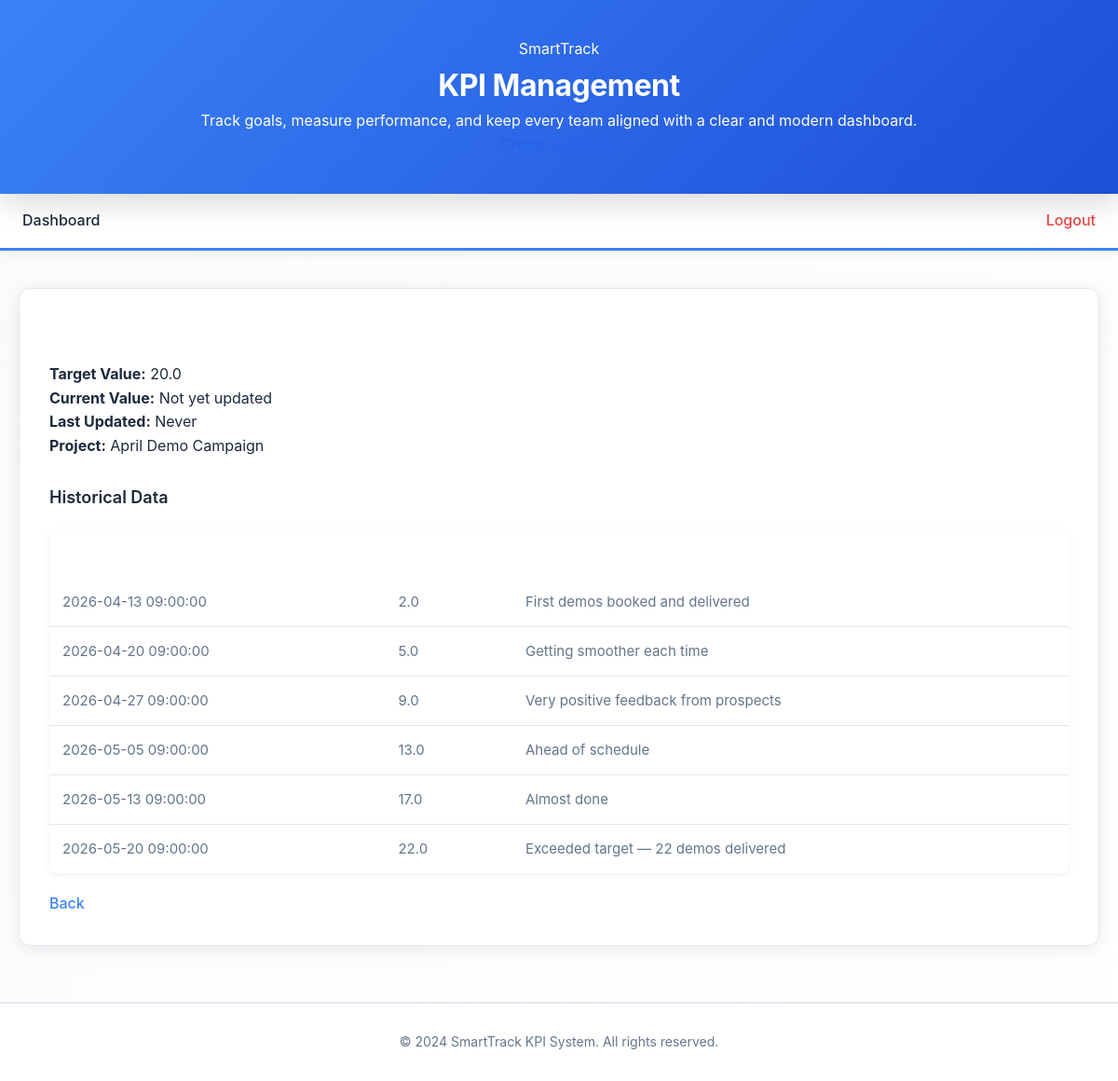
/manager/kpi/10 (signed in), run on the app's committed database.
### tables this page shows
CREATE TABLE kpis (
            id            INTEGER PRIMARY KEY AUTOINCREMENT,
            title         TEXT NOT NULL,
            description   TEXT,
            target_value  REAL NOT NULL,
            unit          TEXT NOT NULL,
            deadline      TEXT NOT NULL,
            created_by    INTEGER REFERENCES users(id),
            assigned_to   INTEGER REFERENCES users(id),
            project_id    INTEGER REFERENCES projects(id),
            department_id INTEGER REFERENCES departments(id),
            created_at    TEXT DEFAULT (datetime('now'))
        );

CREATE TABLE projects (
            id            INTEGER PRIMARY KEY AUTOINCREMENT,
            name          TEXT NOT NULL,
            description   TEXT,
            start_date    TEXT NOT NULL,
            end_date      TEXT NOT NULL,
            status        TEXT NOT NULL DEFAULT 'active'
                              CHECK(status IN ('active','completed','archived')),
            created_by    INTEGER REFERENCES users(id),
            department_id INTEGER REFERENCES departments(id),
            company_id    INTEGER NOT NULL REFERENCES companies(id),
            created_at    TEXT DEFAULT (datetime('now'))
        );

CREATE TABLE kpi_updates (
            id         INTEGER PRIMARY KEY AUTOINCREMENT,
            kpi_id     INTEGER REFERENCES kpis(id),
            value      REAL NOT NULL,
            note       TEXT,
            updated_at TEXT DEFAULT (datetime('now'))
        );

### models/app.py (the view)
@app.get("/manager/kpi/{kpi_id}", response_class=HTMLResponse)
def mgr_kpi_detail(request: Request, kpi_id: int):
    user = require_role(request, "manager")
    conn = get_conn()
    kpi = conn.execute(
        "SELECT k.*, u.full_name as assignee_name, p.name as project_name "
        "FROM kpis k "
        "JOIN users u ON k.assigned_to = u.id "
        "LEFT JOIN projects p ON k.project_id = p.id "
        "WHERE k.id=? AND k.department_id=?",
        (kpi_id, user["department_id"])
    ).fetchone()
    if not kpi:
        raise HTTPException(status_code=404)
    updates = conn.execute(
        "SELECT * FROM kpi_updates WHERE kpi_id=? ORDER BY updated_at", (kpi_id,)
    ).fetchall()
    conn.close()
    return templates.TemplateResponse("kpi_detail.html",
                                      {"request": request, "user": user,
                                       "kpi": kpi, "updates": updates})

### models/templates/kpi_detail.html (shortened to what this page needs)
{% extends "base.html" %}
{% block content %}
<div class="container">
    <p><strong>Target Value:</strong> {{ kpi['target_value'] }}</p>
    <p><strong>Current Value:</strong> {{ kpi['current_value'] or 'Not yet updated' }}</p>
    <p><strong>Last Updated:</strong> {{ kpi['last_updated'] or 'Never' }}</p>
    <p><strong>Project:</strong> {{ kpi['project_name'] }}</p>
    <h3>Historical Data</h3>
    {% if updates %}
    <table>
        <tr>
            <th>Date</th>
            <th>Value</th>
            <th>Note</th>
        </tr>
        {% for update in updates %}
        <tr>
            <td>{{ update['updated_at'] }}</td>
            <td>{{ update['value'] }}</td>
            <td>{{ update['note'] or '-' }}</td>
        </tr>
        {% endfor %}
    </table>
    {% else %}
    <p>No historical updates yet.</p>
    {% endif %}
    <p><a href="javascript:history.back()">Back</a></p>
</div>
{% endblock %}

### models/templates/base.html (shortened to what this page needs)
<!DOCTYPE html>
<html lang="en">
<head>
    <link rel="stylesheet" href="{{ url_for('static', path='style.css') }}?v=10">
</head>
<body class="{% block body_class %}{% endblock %}">
    {% set auth_paths = ['/', '/login', '/register', '/signup'] %}
    {% if request.url.path not in auth_paths %}
    <header class="app-header">
        <div class="header-inner">
            <div>
                <span class="brand-tag">SmartTrack</span>
                <h1>KPI Management</h1>
                <p class="header-copy">Track goals, measure performance, and keep every team aligned with a clear and modern dashboard.</p>
            </div>
            <div class="header-cta">
                <a href="/register" class="btn btn-outline">Create company</a>
            </div>
        </div>
    </header>
    {% if request.session.get('user_id') %}
    <nav>
        <a href="/{% if user %}{{ user['role'] }}{% endif %}/dashboard">Dashboard</a>
        <a href="/logout" style="float: right;">Logout</a>
    </nav>
    {% endif %}
    {% endif %}
    <main>
        {% block content %}{% endblock %}
    </main>
    <footer>
        <p>&copy; 2024 SmartTrack KPI System. All rights reserved.</p>
    </footer>
</body>
</html>

### models/static/style.css (style rules this page uses)
:root { --primary: #3b82f6; --primary-dark: #1d4ed8; --primary-light: #60a5fa; --secondary: #1e293b; --accent: #f59e0b; --success: #10b981; --danger: #ef4444; --warning: #f59e0b; --light-bg: #f8fafc; --card-bg: #ffffff; --text-primary: #1e293b; --text-secondary: #64748b; --border: #e2e8f0; }
* { margin: 0; padding: 0; box-sizing: border-box; }
html, body { height: 100%; }
body { font-family: -apple-system, BlinkMacSystemFont, 'Segoe UI', 'Roboto', 'Oxygen', 'Ubuntu', 'Cantarell', sans-serif; line-height: 1.6; color: var(--text-primary); background: linear-gradient(135deg, var(--light-bg) 0%, #ffffff 100%); min-height: 100vh; }
header { background: linear-gradient(135deg, var(--primary) 0%, var(--primary-dark) 100%); color: white; padding: 40px 20px; text-align: center; box-shadow: 0 10px 30px rgba(0,0,0,0.15); position: sticky; top: 0; z-index: 100; }
header h1 { font-size: 32px; font-weight: 700; margin: 0; letter-spacing: -0.5px; }
nav { background: white; padding: 0; margin: 0; box-shadow: 0 2px 10px rgba(0,0,0,0.08); display: flex; justify-content: flex-start; align-items: center; border-bottom: 3px solid var(--primary); }
nav a { color: var(--text-primary); padding: 16px 24px; text-decoration: none; display: inline-block; transition: all 0.3s ease; font-weight: 500; position: relative; }
nav a[style*="float: right"] { margin-left: auto; color: var(--danger); }
main { max-width: 1200px; margin: 40px auto; padding: 0 20px; }
.container { background: var(--card-bg); padding: 32px; border-radius: 12px; box-shadow: 0 4px 20px rgba(0,0,0,0.08); margin-bottom: 30px; border: 1px solid var(--border); animation: fadeIn 0.3s ease; }
.container h3 { color: var(--text-primary); margin-top: 28px; margin-bottom: 18px; font-size: 18px; font-weight: 600; }
table { width: 100%; border-collapse: collapse; margin: 20px 0; font-size: 15px; background: white; border-radius: 8px; overflow: hidden; box-shadow: 0 2px 8px rgba(0,0,0,0.06); }
th { padding: 16px 14px; text-align: left; font-weight: 700; color: white; text-transform: uppercase; font-size: 12px; letter-spacing: 0.5px; }
td { padding: 14px; border-bottom: 1px solid var(--border); color: var(--text-secondary); }
tr:last-child td { border-bottom: none; }
tbody tr { transition: all 0.3s ease; }
a { color: var(--primary); text-decoration: none; transition: all 0.3s ease; font-weight: 500; }
footer { text-align: center; padding: 30px 20px; color: var(--text-secondary); border-top: 2px solid var(--border); margin-top: 60px; background: white; font-size: 14px; }
.btn-outline { background: transparent; color: #2563eb; border: 1px solid rgba(37, 99, 235, 0.35); }
button, .btn-primary, .btn-secondary, .btn-outline { transition: transform 0.2s ease, box-shadow 0.2s ease, background 0.2s ease; }

### data on the page
kpis: target_value "20.0"
projects: project_name "April Demo Campaign"
kpi_updates: updated_at "2026-04-13 09:00:00", value "2.0", note "First demos booked and delivered"
kpi_updates: updated_at "2026-04-20 09:00:00", value "5.0", note "Getting smoother each time"
kpi_updates: updated_at "2026-04-27 09:00:00", value "9.0", note "Very positive feedback from prospects"
kpi_updates: updated_at "2026-05-05 09:00:00", value "13.0", note "Ahead of schedule"
kpi_updates: updated_at "2026-05-13 09:00:00", value "17.0", note "Almost done"
kpi_updates: updated_at "2026-05-20 09:00:00", value "22.0", note "Exceeded target — 22 demos delivered"

### other printed values
{{ kpi['current_value'] or 'Not yet updated' }} "Not yet updated"
{{ kpi['last_updated'] or 'Never' }} "Never"
